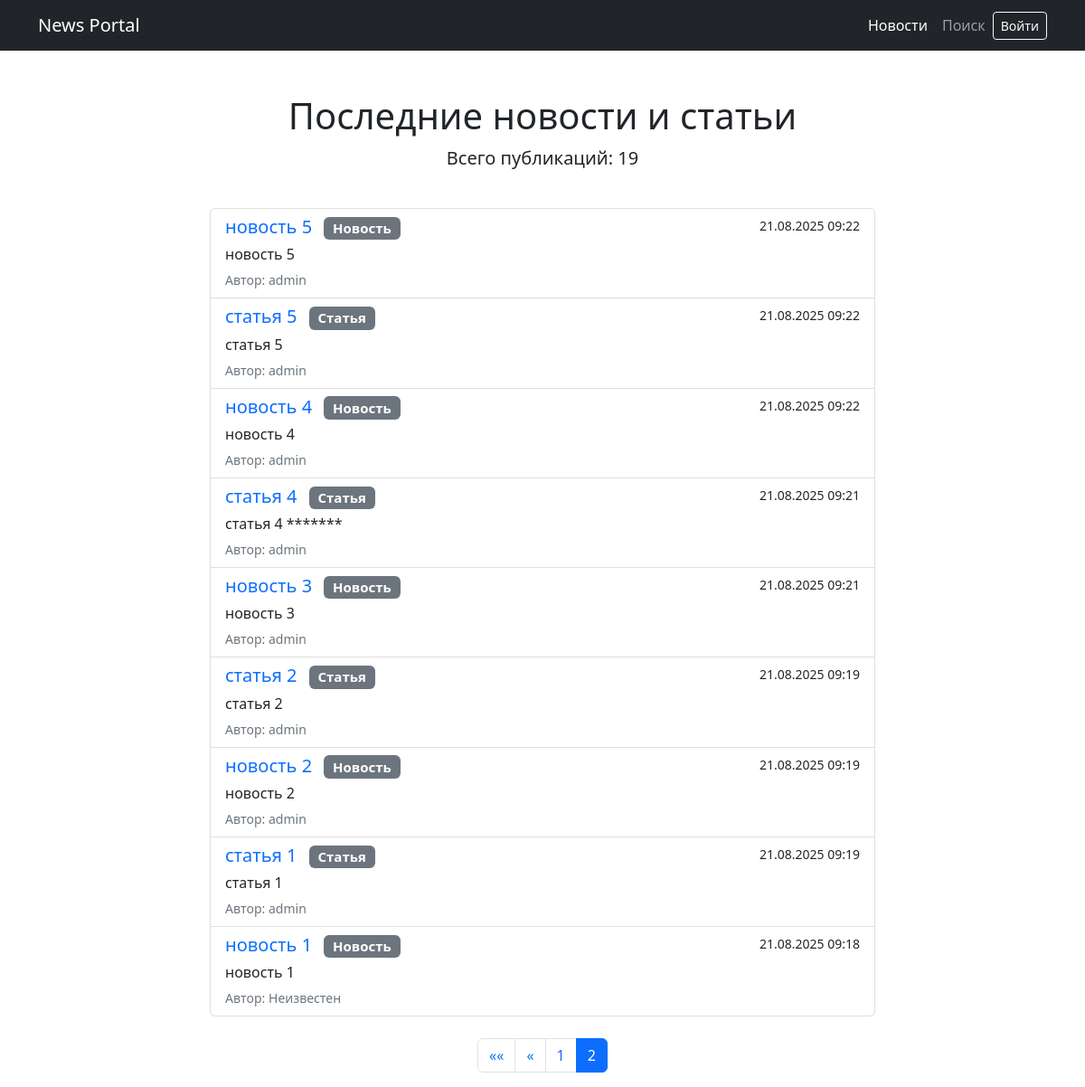
Screenshot of /?page=2 with the database file from the repository.
### news/models.py (models this page shows, shortened)
class Post(models.Model):
    POST_TYPES = [
        ('news', 'Новость'),
        ('article', 'Статья'),
    ]
    title = models.CharField(max_length=200, verbose_name="Заголовок")
    content = models.TextField(verbose_name="Содержание")
    pub_date = models.DateTimeField(default=timezone.now, verbose_name="Дата публикации")
    post_type = models.CharField(max_length=10, choices=POST_TYPES, default='news', verbose_name="Тип")
    author = models.ForeignKey(
        settings.AUTH_USER_MODEL,
        on_delete=models.SET_NULL,
        null=True,
        blank=True,
        verbose_name="Автор"
    )
    categories = models.ManyToManyField(Category, through=PostCategory, verbose_name="Категории")
    class Meta:
        verbose_name = "Публикация"
        verbose_name_plural = "Публикации"
        ordering = ['-pub_date']

### news/views.py (the view)
# urls.py: path('', views.news_list, name='news_list'),  # /news/
def news_list(request):
    news_items = Post.objects.all().order_by('-pub_date')
    paginator = Paginator(news_items, 10)
    page_number = request.GET.get('page')
    page_obj = paginator.get_page(page_number)
    return render(request, 'news/news_list.html', {'page_obj': page_obj})

### news/templatetags/censor_filters.py (called while the page is built)
@register.filter(name='censor')
def censor(value):
    if not isinstance(value, str):
        return value
    words = value.split()
    result = []
    for word in words:
        lower_word = word.lower()
        if any(censored in lower_word for censored in CENSORED_WORDS):
            censored_word = '*' * len(word)
            result.append(censored_word)
        else:
            result.append(word)
    return mark_safe(' '.join(result))

### news/templates/news/news_list.html (shortened to what this page needs)
<!DOCTYPE html>
<html lang="en">
<head>
    <link href="https://cdn.jsdelivr.net/npm/bootstrap@5.2.3/dist/css/bootstrap.min.css" rel="stylesheet">
    {% load static %}
    <link href="{% static 'css/styles.css' %}" rel="stylesheet" />
    {% load censor_filters %}
    {% load auth_tags %}
</head>
<body>
    <nav class="navbar navbar-expand-lg navbar-dark bg-dark">
        <div class="container">
            <a class="navbar-brand" href="/">News Portal</a>
            <div class="collapse navbar-collapse" id="navbarSupportedContent">
                <ul class="navbar-nav ms-auto mb-2 mb-lg-0">
                    <li class="nav-item">
                        <a class="nav-link active" aria-current="page" href="/news/">Новости</a>
                    </li>
                    <li class="nav-item">
                        <a class="nav-link" href="/news/search/">Поиск</a>
                    </li>
                </ul>
                {% if not user.is_authenticated %}
                <ul class="navbar-nav">
                    <li class="nav-item">
                        <a class="btn btn-outline-light btn-sm" href="{% url 'account_login' %}">Войти</a>
                    </li>
                </ul>
                {% endif %}
            </div>
        </div>
    </nav>
    <div class="container mt-5">
        <div class="text-center">
            <h1>Последние новости и статьи</h1>
            <p class="lead">Всего публикаций: {{ page_obj.paginator.count }}</p>
        </div>
        <div class="row mt-4">
            <div class="col-lg-8 mx-auto">
                {% if page_obj %}
                <div class="list-group">
                    {% for news in page_obj %}
                    <div class="list-group-item list-group-item-action">
                        <div class="d-flex w-100 justify-content-between">
                            <h5 class="mb-1">
                                <a href="{% url 'news_detail' news.id %}" class="text-decoration-none">
                                    {{ news.title|censor }}
                                </a>
                                <span class="badge bg-secondary ms-2">{{ news.get_post_type_display }}</span>
                            </h5>
                            <small>{{ news.pub_date|date:"d.m.Y H:i" }}</small>
                        </div>
                        <p class="mb-1">{{ news.content|truncatechars:200|censor }}</p>
                        <small class="text-muted">
                            Автор: {% if news.author %}{{ news.author.username }}{% else %}Неизвестен{% endif %}
                        </small>
                    </div>
                    {% endfor %}
                </div>
                <nav aria-label="Page navigation" class="mt-4">
                    <ul class="pagination justify-content-center">
                        {% if page_obj.has_previous %}
                            <li class="page-item">
                                <a class="page-link" href="?page=1" aria-label="First">
                                    <span aria-hidden="true">&laquo;&laquo;</span>
                                </a>
                            </li>
                            <li class="page-item">
                                <a class="page-link" href="?page={{ page_obj.previous_page_number }}" aria-label="Previous">
                                    <span aria-hidden="true">&laquo;</span>
                                </a>
                            </li>
                        {% endif %}
                        {% for num in page_obj.paginator.page_range %}
                            {% if page_obj.number == num %}
                                <li class="page-item active"><a class="page-link" href="#">{{ num }}</a></li>
                            {% elif num > page_obj.number|add:'-3' and num < page_obj.number|add:'3' %}
                                <li class="page-item"><a class="page-link" href="?page={{ num }}">{{ num }}</a></li>
                            {% endif %}
                        {% endfor %}
                    </ul>
                </nav>
                {% else %}
                <div class="alert alert-info" role="alert">
                    Новостей пока нет.
                </div>
                {% endif %}
            </div>
        </div>
    </div>
</body>
</html>

### rows the page displays
Post: title|censor "новость 5", post_type "Новость", pub_date "21.08.2025 09:22", content|censor "новость 5", author.username "admin"
Post: title|censor "статья 5", post_type "Статья", pub_date "21.08.2025 09:22", content|censor "статья 5", author.username "admin"
Post: title|censor "новость 4", post_type "Новость", pub_date "21.08.2025 09:22", content|censor "новость 4", author.username "admin"
Post: title|censor "статья 4", post_type "Статья", pub_date "21.08.2025 09:21", content|censor "статья 4 *******", author.username "admin"
Post: title|censor "новость 3", post_type "Новость", pub_date "21.08.2025 09:21", content|censor "новость 3", author.username "admin"
Post: title|censor "статья 2", post_type "Статья", pub_date "21.08.2025 09:19", content|censor "статья 2", author.username "admin"
Post: title|censor "новость 2", post_type "Новость", pub_date "21.08.2025 09:19", content|censor "новость 2", author.username "admin"
Post: title|censor "статья 1", post_type "Статья", pub_date "21.08.2025 09:19", content|censor "статья 1", author.username "admin"
Post: title|censor "новость 1", post_type "Новость", pub_date "21.08.2025 09:18", content|censor "новость 1", shows "Неизвестен"

### other values shown
{{ page_obj.paginator.count }} "19"
{{ num }} "1"
{{ num }} "2"
